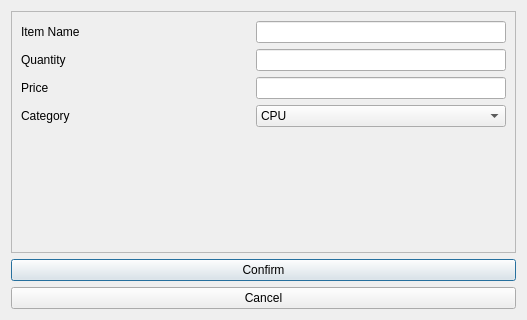
<?xml version="1.0" encoding="UTF-8"?>
<ui version="4.0">
 <class>updateItemDialog</class>
 <widget class="QDialog" name="updateItemDialog">
  <property name="geometry">
   <rect>
    <x>0</x>
    <y>0</y>
    <width>527</width>
    <height>320</height>
   </rect>
  </property>
  <property name="windowTitle">
   <string>Update Item</string>
  </property>
  <layout class="QVBoxLayout" name="verticalLayout_6">
   <item>
    <widget class="QFrame" name="frame">
     <property name="frameShape">
      <enum>QFrame::StyledPanel</enum>
     </property>
     <property name="frameShadow">
      <enum>QFrame::Raised</enum>
     </property>
     <layout class="QVBoxLayout" name="verticalLayout_3">
      <item>
       <layout class="QHBoxLayout" name="horizontalLayout_9">
        <item>
         <widget class="QLabel" name="itemName">
          <property name="text">
           <string>Item Name</string>
          </property>
         </widget>
        </item>
        <item alignment="Qt::AlignRight">
         <widget class="QLineEdit" name="itemNameInput">
          <property name="minimumSize">
           <size>
            <width>250</width>
            <height>0</height>
           </size>
          </property>
          <property name="text">
           <string/>
          </property>
          <property name="maxLength">
           <number>30</number>
          </property>
          <property name="frame">
           <bool>true</bool>
          </property>
          <property name="placeholderText">
           <string/>
          </property>
         </widget>
        </item>
       </layout>
      </item>
      <item>
       <layout class="QHBoxLayout" name="horizontalLayout_10">
        <item>
         <widget class="QLabel" name="quantity">
          <property name="text">
           <string>Quantity</string>
          </property>
         </widget>
        </item>
        <item alignment="Qt::AlignRight">
         <widget class="QLineEdit" name="quantityInput">
          <property name="minimumSize">
           <size>
            <width>250</width>
            <height>0</height>
           </size>
          </property>
          <property name="text">
           <string/>
          </property>
          <property name="maxLength">
           <number>30</number>
          </property>
         </widget>
        </item>
       </layout>
      </item>
      <item>
       <layout class="QHBoxLayout" name="horizontalLayout_11">
        <item>
         <widget class="QLabel" name="price">
          <property name="text">
           <string>Price</string>
          </property>
         </widget>
        </item>
        <item alignment="Qt::AlignRight">
         <widget class="QLineEdit" name="priceInput">
          <property name="minimumSize">
           <size>
            <width>250</width>
            <height>0</height>
           </size>
          </property>
          <property name="maxLength">
           <number>30</number>
          </property>
         </widget>
        </item>
       </layout>
      </item>
      <item>
       <layout class="QHBoxLayout" name="horizontalLayout_12">
        <item>
         <widget class="QLabel" name="category">
          <property name="text">
           <string>Category</string>
          </property>
         </widget>
        </item>
        <item alignment="Qt::AlignRight">
         <widget class="QComboBox" name="categoryDropdown">
          <property name="minimumSize">
           <size>
            <width>250</width>
            <height>0</height>
           </size>
          </property>
          <item>
           <property name="text">
            <string>CPU</string>
           </property>
          </item>
          <item>
           <property name="text">
            <string>GPU</string>
           </property>
          </item>
          <item>
           <property name="text">
            <string>Motherboard</string>
           </property>
          </item>
          <item>
           <property name="text">
            <string>RAM</string>
           </property>
          </item>
          <item>
           <property name="text">
            <string>Storage</string>
           </property>
          </item>
          <item>
           <property name="text">
            <string/>
           </property>
          </item>
         </widget>
        </item>
       </layout>
      </item>
      <item>
       <spacer name="verticalSpacer">
        <property name="orientation">
         <enum>Qt::Vertical</enum>
        </property>
        <property name="sizeHint" stdset="0">
         <size>
          <width>20</width>
          <height>40</height>
         </size>
        </property>
       </spacer>
      </item>
     </layout>
    </widget>
   </item>
   <item>
    <layout class="QVBoxLayout" name="verticalLayout_5">
     <item>
      <widget class="QPushButton" name="confirmButton">
       <property name="text">
        <string>Confirm</string>
       </property>
      </widget>
     </item>
     <item>
      <widget class="QPushButton" name="cancelButton">
       <property name="text">
        <string>Cancel</string>
       </property>
      </widget>
     </item>
    </layout>
   </item>
  </layout>
 </widget>
 <resources/>
 <connections/>
</ui>
